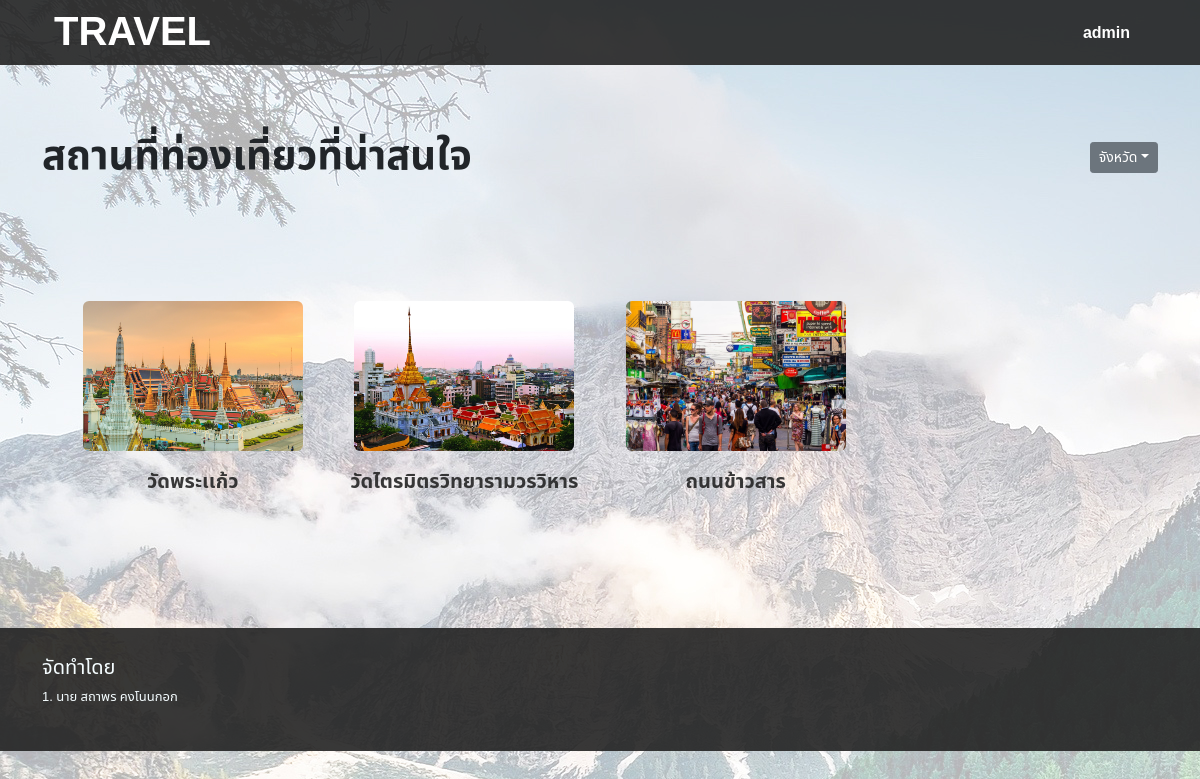
/index.php?id_prov=3, run on the app's committed database.
### tables this page shows
CREATE TABLE `content` (
  `id` int NOT NULL AUTO_INCREMENT,
  `name` varchar(255) NOT NULL,
  `details` text NOT NULL,
  `image` text NOT NULL,
  `hide` varchar(1) NOT NULL,
  `id_prov` int NOT NULL,
  PRIMARY KEY (`id`),
  KEY `content` (`id_prov`),
  CONSTRAINT `content` FOREIGN KEY (`id_prov`) REFERENCES `province` (`id_prov`)
);

### index.php (the view, shortened to what this page needs)
<?php
    include 'db/connect.php';
    if (isset($_REQUEST['id_prov'])){
        $id_prov = $_REQUEST['id_prov'];
        $sql = "SELECT * FROM content WHERE id_prov='$id_prov'";
        $content = $conn->query($sql);
    } else {
        $sql = "SELECT * FROM content WHERE hide=0";
        $sql1 = "SELECT * FROM province";
        $content = $conn->query($sql);
        $content1 = $conn->query($sql1);
    }
?>
<!DOCTYPE html>
<html lang="en">
<head>
    <link href="https://cdn.jsdelivr.net/npm/bootstrap@5.0.2/dist/css/bootstrap.min.css" rel="stylesheet">
    <link rel="stylesheet" href="css/style_index.css">
</head>
<body>
    <header>
        <nav class="navbar container">
            <div class="container-fluid">
                <a class="navbar-brand fs-1 fw-bolder" href="index.php">TRAVEL</a>
                <a class="navbar-brand fs-6 fw-bolder" href="login.php">admin</a>
            </div>
        </nav>
    </header>
    <main>
        <div id="control" class="container pt-5">
            <section id="section-head" class="fs-1 fw-bolder">สถานที่ท่องเที่ยวที่น่าสนใจ </section>
            <div id="test_dropdown">
                <div class="dropdown">
                    <a class="btn btn-secondary dropdown-toggle btn-sm" href="#" role="button" id="dropdownMenuLink" data-bs-toggle="dropdown" aria-expanded="false">จังหวัด</a>
                </div>
            </div>
        </div>
        <div id='main' class="container">
            <?php
                if ($content->num_rows > 0){ ?>
                    <div id='travel-content' class="col pt-3">
                    <?php while($row = $content->fetch_assoc()) { ?>
                            <div id="main-content" class='pt-2'>
                                <div id='content'>
                                    <a id='<?php echo $row["id"]; ?>' href='showContent.php?travel_id=<?php echo $row['id']; ?>'>
                                        <img src='images/travel/<?php echo $row['image']; ?>'>
                                        <p id='p-name' class='pt-3'><?php echo $row["name"]; ?></p>
                                    </a>
                                </div>
                            </div>
                    <?php } ?>
                    </div>
            <?php } ?>
        </div>
    </main>
    <footer>
        <div id='footer-content' class="container">
            <h5>จัดทำโดย</h5>
            <p>
                1. นาย สถาพร คงโนนกอก
            </p>
        </div>
    </footer>
</body>
</html>

### css/style_index.css (style rules this page uses)
* { font-family: 'Noto Sans Thai', sans-serif; }
body { height: 100vh; width: 100%; background-image: url('../images/background/mountains.jpg'); background-attachment:fixed; height: 0; }
header { width: 100%; height: 65px; background-color: rgba(34, 34, 34, 0.897); margin-bottom: 14px; display: flex; align-items: center; }
#control { display: flex; justify-content: space-between; align-items: center; }
a { font-size: 20px; color:rgb(255, 255, 255); text-decoration: none; font-weight: bold; }
#travel-content { width: 100%; padding: 20px; border-radius: 5px; display: grid; justify-content: center; text-align: center; grid-template-columns: 1fr 1fr 1fr 1fr; grid-gap: 10px; }
#section-head { text-align: center; }
#main { padding-top: 60px; padding-bottom: 65px; }
#main-content { width: 100%; border-radius: 5px; }
img { border-radius: 6px; width: 300px; height: 200px; }
#content { padding: 10px; }
#p-name { color:rgba(34, 34, 34, 0.897); }
footer { height: 123px; display: flex; align-items: center; color:rgb(245, 253, 255); background-color: rgba(34, 34, 34, 0.897); }
#footer-content { font-size: 13px; }
@media screen and (max-width: 1350px) { #travel-content { width: 100%; display: grid; justify-content: center; text-align: center; grid-template-columns: 1fr 1fr 1fr 1fr; margin: 20px auto; } }
@media screen and (max-width: 1350px) { img { width:220px; height:150px; } }

### data on the page
content: image (picture), name "วัดพระเเก้ว"
content: image (picture), name "วัดไตรมิตรวิทยารามวรวิหาร"
content: image (picture), name "ถนนข้าวสาร"
